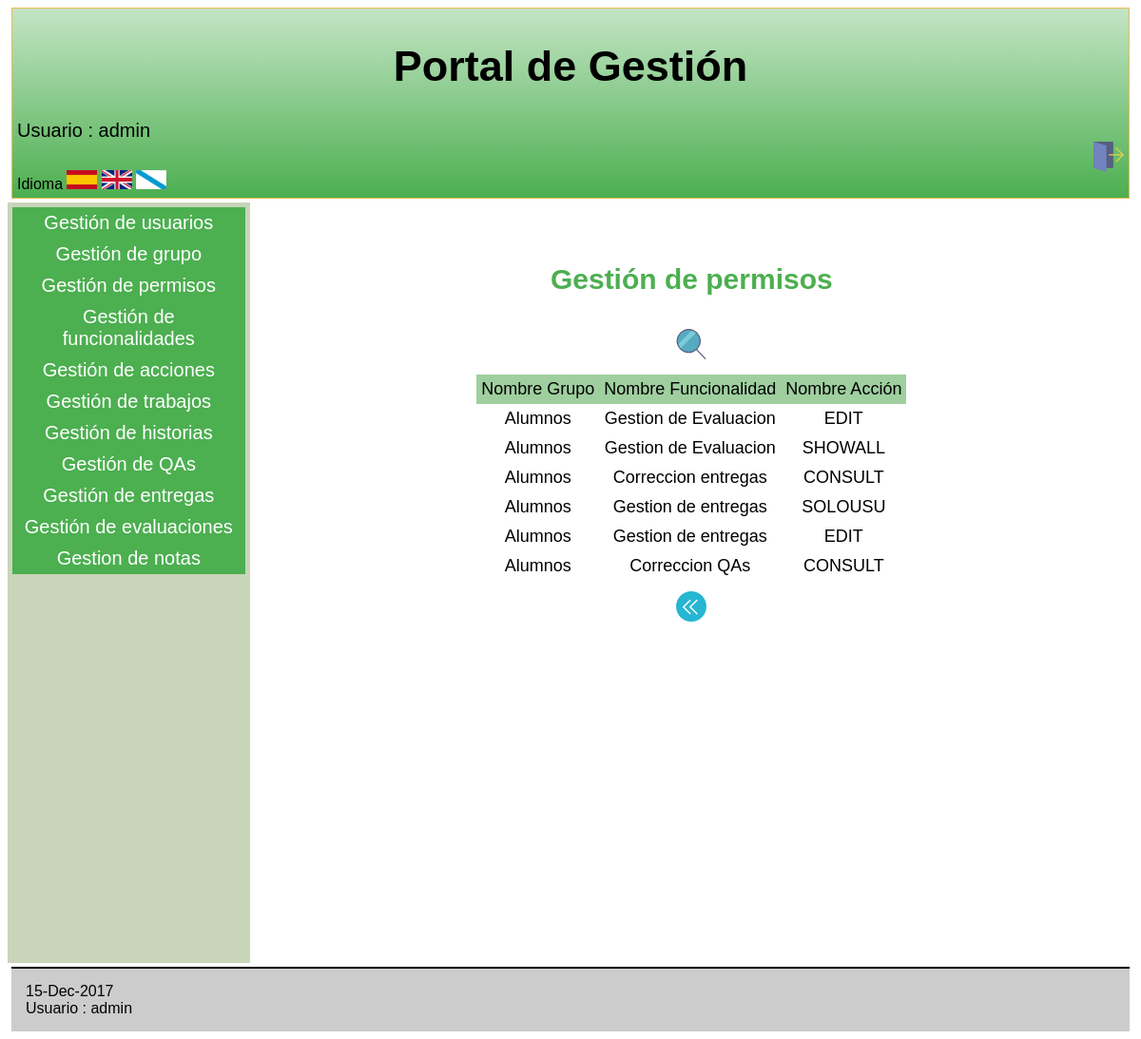
The page /Controllers/PERMISO_CONTROLLER.php (signed in) on the database its author committed.
### tables this page shows
CREATE TABLE `PERMISO` (
  `IdGrupo` varchar(6) NOT NULL,  
  `IdFuncionalidad` varchar(6) NOT NULL,
  `IdAccion` varchar(6) NOT NULL
);

CREATE TABLE `GRUPO` (
  `IdGrupo` varchar(6) NOT NULL,
  `NombreGrupo` varchar(60) NOT NULL,
  `DescripGrupo` varchar(100) NOT NULL
);

CREATE TABLE `FUNCIONALIDAD` (
  `IdFuncionalidad` varchar(6) NOT NULL,
  `NombreFuncionalidad` varchar(60) NOT NULL,
  `DescripFuncionalidad` varchar(100) NOT NULL
);

CREATE TABLE `ACCION` (
  `IdAccion` varchar(6) NOT NULL,
  `NombreAccion` varchar(60) NOT NULL,
  `DescripAccion` varchar(100) NOT NULL
);

### Controllers/PERMISO_CONTROLLER.php (called while the page is built, shortened)
<?php
include '../Models/PERMISO_MODEL.php';
include '../Models/FUNCIONALIDAD_MODEL.php';
include '../Views/PERMISO/PERMISO_SHOWALL_View.php';
include '../Views/MESSAGE_View.php';
switch ( $_REQUEST[ 'action' ] ) {
	default:
		$USUARIO = new USU_GRUPO( $_SESSION[ 'login' ], '', '', '', '', '', '', '','');
		$ADMIN = $USUARIO->comprobarAdmin();
		if($ADMIN == true){
			if ( !$_POST ) {
				$PERMISO = new PERMISO_MODEL('', '', '', '','','');
			} else {
				$PERMISO = new PERMISO_MODEL('', '', '', '','','');
			}
			$datos = $PERMISO->SEARCH2();
			$lista = array( 'NombreGrupo','NombreFuncionalidad','NombreAccion');
			$ACL = $USUARIO->comprobarPermisos();
			new PERMISO_SHOWALL( $lista, $datos, $ACL ,true);
	}
}
?>

### Models/PERMISO_MODEL.php (called while the page is built, shortened)
<?php
    class PERMISO_MODEL{
        var $NombreGrupo;
        var $NombreFuncionalidad;
        var $NombreAccion;
        var $mysqli;
        function __construct($IdGrupo, $IdFuncionalidad, $IdAccion, $NombreGrupo, $NombreFuncionalidad, $NombreAccion){
            $this->NombreGrupo = $NombreGrupo;
            $this->NombreFuncionalidad = $NombreFuncionalidad;
            $this->NombreAccion = $NombreAccion;
            include_once '../Functions/BdAdmin.php';
            $this->mysqli=ConectarBD();
        }
function SEARCH2()
{
     $sql = "SELECT P.IdGrupo,G.NombreGrupo,P.IdFuncionalidad,F.NombreFuncionalidad,P.IdAccion,A.NombreAccion
                     FROM PERMISO P,GRUPO G,FUNCIONALIDAD F,FUNC_ACCION FA,ACCION A
                     WHERE (
                            G.IdGrupo = P.IdGrupo &&
                            F.IdFuncionalidad = P.IdFuncionalidad &&
                            A.IdAccion = P.IdAccion &&
                            F.IdFuncionalidad = FA.IdFuncionalidad &&
                            A.IdAccion = FA.IdAccion &&
                            F.NombreFuncionalidad LIKE '%$this->NombreFuncionalidad%' &&
                            A.NombreAccion LIKE '%$this->NombreAccion%' &&
                            G.NombreGrupo LIKE '%$this->NombreGrupo%'
                           )";
    if (!($resultado = $this->mysqli->query($sql))){
        return 'Error en la consulta sobre la base de datos, revise los campos introducidos';
    }
    else{
        return $resultado;
    }
}
    }
?>

### Functions/BdAdmin.php (called while the page is built, shortened)
<?php
function ConectarBD()
	{
	    $mysqli = new mysqli("localhost", "userET3", "passET3", "IUET32017");
		return $mysqli;
	}
?>

### Views/PERMISO/PERMISO_SHOWALL_View.php (the view, shortened to what this page needs)
<?php
class PERMISO_SHOWALL {
	function __construct( $lista, $datos,$PERMISO,$admin) {
		$this->lista = $lista;
		$this->datos = $datos;
		$this->PERMISO = $PERMISO;
		$this->admin = $admin;
		$this->render($this->lista,$this->datos,$this->PERMISO,$this->admin);
	}
	function render($lista,$datos,$PERMISO,$admin){
		$this->datos = $datos;
	if($admin==true){
			    $SEARCH=true;
	}
	include '../Views/Header.php';
?>
		<div class="seccion">
			<h2>
				<?php echo $strings['Gestión de permisos'];?>
			</h2>
			<table>
				<tr>
<?php
					foreach ( $lista as $atributo ) {
?>
					<th>
						<?php echo $strings[$atributo]?>
					</th>
<?php
					}
?>
				</tr>
<?php
				while ( $fila = mysqli_fetch_array( $this->datos ) ) {
?>
				<tr>
<?php
					foreach ( $lista as $atributo ) {
?>
					<td>
<?php
							echo $fila[ $atributo ];
?>
					</td>
<?php
					}
?>
				</tr>
<?php
				}
?>
			<caption style="margin-bottom:10px;">
					<form action='../Controllers/PERMISO_CONTROLLER.php'>
<?php if($SEARCH==true){  ?>
						<button type="submit" name="action" value="SEARCH"><img src="../Views/icon/buscar.png" alt="BUSCAR" /></button>
<?php } ?>
					</form>
				</caption>
			</table>
			<form action='../Controllers/PERMISO_CONTROLLER.php' method="post">
				<button type="submit"><img src="../Views/icon/atras.png" alt="<?php echo $strings['Atras']?>" /></button>
			</form>
		</div>
<?php
		include '../Views/Footer.php';
		}
		}
?>

### Views/css/estilos.css (style rules this page uses)
body { font-family: Arial; background: white; }
h2 { text-align:center; font-size: 30px; color: #4CAF50; }
table { padding:1px; margin-top:0px; border-spacing:0px; font-family: Arial; font-size: 20px; border: 0px solid #000; margin: 0 auto ; text-align: left; }
th,td { padding: 5px; text-align: center; font-size: 18px; border: 0px solid #000; }
th { background-color: #9fcf9f; font-weight:normal; border: 0px solid #000; }
.seccion { padding:10px; padding-bottom: 30px; margin: 20px; text-align:center; }
button { background-color:white; border: none; margin-top: 10px; padding:0px; }

### rows shown on the page
permiso: IdGrupo.NombreGrupo "Alumnos", IdFuncionalidad.NombreFuncionalidad "Gestion de Evaluacion", IdAccion.NombreAccion "EDIT"
permiso: IdGrupo.NombreGrupo "Alumnos", IdFuncionalidad.NombreFuncionalidad "Gestion de Evaluacion", IdAccion.NombreAccion "SHOWALL"
permiso: IdGrupo.NombreGrupo "Alumnos", IdFuncionalidad.NombreFuncionalidad "Correccion entregas", IdAccion.NombreAccion "CONSULT"
permiso: IdGrupo.NombreGrupo "Alumnos", IdFuncionalidad.NombreFuncionalidad "Gestion de entregas", IdAccion.NombreAccion "SOLOUSU"
permiso: IdGrupo.NombreGrupo "Alumnos", IdFuncionalidad.NombreFuncionalidad "Gestion de entregas", IdAccion.NombreAccion "EDIT"
permiso: IdGrupo.NombreGrupo "Alumnos", IdFuncionalidad.NombreFuncionalidad "Correccion QAs", IdAccion.NombreAccion "CONSULT"

### other values the page prints
$strings['Portal de Gestión'] "Portal de Gestión"
$strings['Usuario'] "Usuario"
$_SESSION['login'] "admin"
$strings['idioma'] "Idioma"
$strings['Gestion de usuarios'] "Gestión de usuarios"
$strings['Gestion de grupo'] "Gestión de grupo"
$strings['Gestión de permisos'] "Gestión de permisos"
$strings['Gestion de funcionalidades'] "Gestión de funcionalidades"
$strings['Gestion de acciones'] "Gestión de acciones"
$strings['Gestion de trabajos'] "Gestión de trabajos"
$strings['Gestion de historias'] "Gestión de historias"
$strings['Gestión de QAs'] "Gestión de QAs"
$strings['Gestion de entregas'] "Gestión de entregas"
$strings['Gestion de evaluaciones'] "Gestión de evaluaciones"
$strings['Gestion de notas'] "Gestion de notas"
